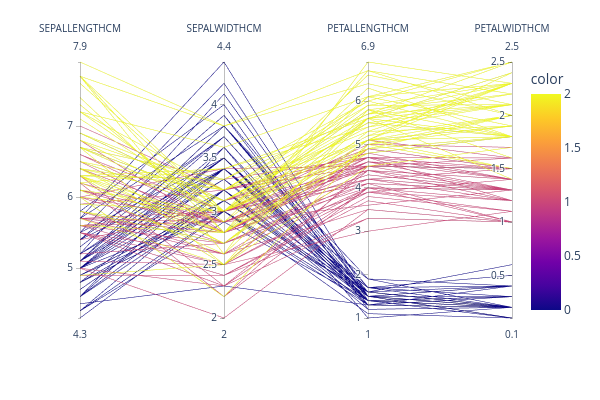

This figure's notebook cell:
### Code cell
fig = parallel_coordinates(data=full_set.deselect("ID"), label='SPECIES', 
                          cols=['SEPALLENGTHCM', 'SEPALWIDTHCM', 'PETALLENGTHCM', 'PETALWIDTHCM'],
                          width=600, height=400)
fig.show()

### Figure 1 — Plotly figure (JSON) as saved in the notebook; plotly's stock layout.template omitted (floating-point values rounded to 4 significant figures; data arrays with more than 128 entries replaced by an {"elided": "..."} marker saying what was removed)
{"data": [{"dimensions": [{"label": "SEPALLENGTHCM", "values": {"elided": "150 float values"}}, {"label": "SEPALWIDTHCM", "values": {"elided": "150 float values"}}, {"label": "PETALLENGTHCM", "values": {"elided": "150 float values"}}, {"label": "PETALWIDTHCM", "values": {"elided": "150 float values"}}], "domain": {"x": [0, 1], "y": [0, 1]}, "line": {"color": {"elided": "150 int values"}, "coloraxis": "coloraxis"}, "name": "", "type": "parcoords"}], "layout": {"coloraxis": {"colorbar": {"title": {"text": "color"}}, "colorscale": [[0, "#0d0887"], [0.1111, "#46039f"], [0.2222, "#7201a8"], [0.3333, "#9c179e"], [0.4444, "#bd3786"], [0.5556, "#d8576b"], [0.6667, "#ed7953"], [0.7778, "#fb9f3a"], [0.8889, "#fdca26"], [1, "#f0f921"]]}, "height": 400, "legend": {"tracegroupgap": 0}, "margin": {"t": 60}, "width": 600}}
